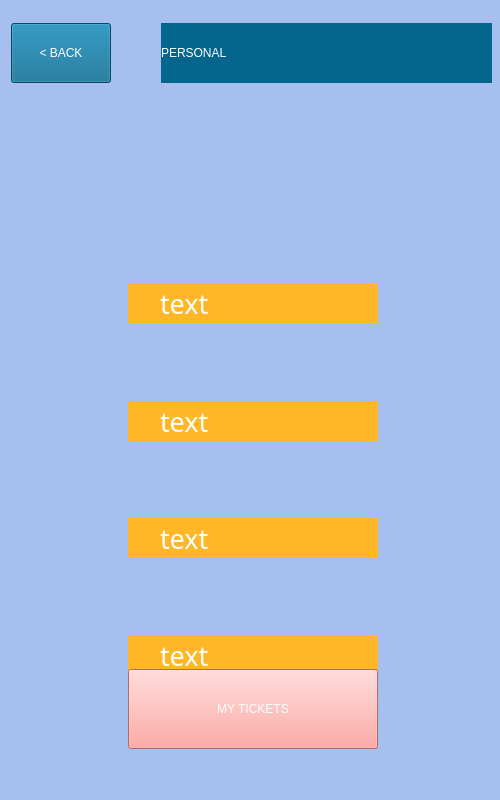
<?xml version="1.0" encoding="UTF-8"?>
<ui version="4.0">
 <class>MainWindow</class>
 <widget class="QMainWindow" name="MainWindow">
  <property name="geometry">
   <rect>
    <x>0</x>
    <y>0</y>
    <width>500</width>
    <height>800</height>
   </rect>
  </property>
  <property name="windowTitle">
   <string>MainWindow</string>
  </property>
  <property name="styleSheet">
   <string notr="true">background-color: rgb(167, 191, 238);</string>
  </property>
  <widget class="QWidget" name="centralwidget">
   <widget class="QWidget" name="layoutWidget">
    <property name="geometry">
     <rect>
      <x>1</x>
      <y>3</y>
      <width>503</width>
      <height>796</height>
     </rect>
    </property>
    <layout class="QVBoxLayout" name="verticalLayout_2">
     <property name="spacing">
      <number>200</number>
     </property>
     <property name="bottomMargin">
      <number>50</number>
     </property>
     <item>
      <layout class="QHBoxLayout" name="top_layout">
       <property name="spacing">
        <number>50</number>
       </property>
       <property name="leftMargin">
        <number>10</number>
       </property>
       <property name="topMargin">
        <number>20</number>
       </property>
       <property name="rightMargin">
        <number>10</number>
       </property>
       <item>
        <widget class="QPushButton" name="back_top_but">
         <property name="minimumSize">
          <size>
           <width>100</width>
           <height>60</height>
          </size>
         </property>
         <property name="maximumSize">
          <size>
           <width>100</width>
           <height>16777215</height>
          </size>
         </property>
         <property name="styleSheet">
          <string notr="true">background-color: #05668D;
font: 15pt  &quot;Stencil&quot;;
color: white;</string>
         </property>
         <property name="text">
          <string>&lt; BACK</string>
         </property>
        </widget>
       </item>
       <item>
        <widget class="QLabel" name="top_label_personal">
         <property name="minimumSize">
          <size>
           <width>331</width>
           <height>60</height>
          </size>
         </property>
         <property name="maximumSize">
          <size>
           <width>331</width>
           <height>60</height>
          </size>
         </property>
         <property name="styleSheet">
          <string notr="true">background-color: rgb(5, 102, 141);
font: 36pt &quot;Stencil&quot;;
color: white;</string>
         </property>
         <property name="text">
          <string>PERSONAL</string>
         </property>
        </widget>
       </item>
      </layout>
     </item>
     <item>
      <layout class="QHBoxLayout" name="horizontalLayout">
       <item>
        <spacer name="horizontalSpacer">
         <property name="orientation">
          <enum>Qt::Horizontal</enum>
         </property>
         <property name="sizeHint" stdset="0">
          <size>
           <width>40</width>
           <height>20</height>
          </size>
         </property>
        </spacer>
       </item>
       <item>
        <layout class="QVBoxLayout" name="verticalLayout">
         <item>
          <widget class="QLabel" name="0">
           <property name="minimumSize">
            <size>
             <width>250</width>
             <height>40</height>
            </size>
           </property>
           <property name="maximumSize">
            <size>
             <width>16777215</width>
             <height>40</height>
            </size>
           </property>
           <property name="font">
            <font>
             <family>Stencil</family>
             <pointsize>20</pointsize>
             <weight>50</weight>
             <italic>false</italic>
             <bold>false</bold>
             <kerning>true</kerning>
            </font>
           </property>
           <property name="styleSheet">
            <string notr="true">background-color: #FFB627;
font: 20pt  &quot;Stencil&quot;;
color: white;
padding-left: 25px;</string>
           </property>
           <property name="text">
            <string>text</string>
           </property>
          </widget>
         </item>
         <item>
          <widget class="QLabel" name="label_6">
           <property name="minimumSize">
            <size>
             <width>250</width>
             <height>40</height>
            </size>
           </property>
           <property name="maximumSize">
            <size>
             <width>16777215</width>
             <height>40</height>
            </size>
           </property>
           <property name="font">
            <font>
             <family>Stencil</family>
             <pointsize>20</pointsize>
             <weight>50</weight>
             <italic>false</italic>
             <bold>false</bold>
             <kerning>true</kerning>
            </font>
           </property>
           <property name="styleSheet">
            <string notr="true">background-color: #FFB627;
font: 20pt  &quot;Stencil&quot;;
color: white;
padding-left: 25px;</string>
           </property>
           <property name="text">
            <string>text</string>
           </property>
          </widget>
         </item>
         <item>
          <widget class="QLabel" name="label_7">
           <property name="minimumSize">
            <size>
             <width>250</width>
             <height>40</height>
            </size>
           </property>
           <property name="maximumSize">
            <size>
             <width>16777215</width>
             <height>40</height>
            </size>
           </property>
           <property name="font">
            <font>
             <family>Stencil</family>
             <pointsize>20</pointsize>
             <weight>50</weight>
             <italic>false</italic>
             <bold>false</bold>
             <kerning>true</kerning>
            </font>
           </property>
           <property name="styleSheet">
            <string notr="true">background-color: #FFB627;
font: 20pt  &quot;Stencil&quot;;
color: white;
padding-left: 25px;</string>
           </property>
           <property name="text">
            <string>text</string>
           </property>
          </widget>
         </item>
         <item>
          <widget class="QLabel" name="label_8">
           <property name="minimumSize">
            <size>
             <width>250</width>
             <height>40</height>
            </size>
           </property>
           <property name="maximumSize">
            <size>
             <width>16777215</width>
             <height>40</height>
            </size>
           </property>
           <property name="font">
            <font>
             <family>Stencil</family>
             <pointsize>20</pointsize>
             <weight>50</weight>
             <italic>false</italic>
             <bold>false</bold>
             <kerning>true</kerning>
            </font>
           </property>
           <property name="styleSheet">
            <string notr="true">background-color: #FFB627;
font: 20pt  &quot;Stencil&quot;;
color: white;
padding-left: 25px;</string>
           </property>
           <property name="text">
            <string>text</string>
           </property>
          </widget>
         </item>
        </layout>
       </item>
       <item>
        <spacer name="horizontalSpacer_2">
         <property name="orientation">
          <enum>Qt::Horizontal</enum>
         </property>
         <property name="sizeHint" stdset="0">
          <size>
           <width>40</width>
           <height>20</height>
          </size>
         </property>
        </spacer>
       </item>
      </layout>
     </item>
     <item>
      <layout class="QHBoxLayout" name="horizontalLayout_2">
       <item>
        <spacer name="horizontalSpacer_3">
         <property name="orientation">
          <enum>Qt::Horizontal</enum>
         </property>
         <property name="sizeHint" stdset="0">
          <size>
           <width>40</width>
           <height>20</height>
          </size>
         </property>
        </spacer>
       </item>
       <item>
        <widget class="QPushButton" name="pushButton_6">
         <property name="minimumSize">
          <size>
           <width>250</width>
           <height>80</height>
          </size>
         </property>
         <property name="maximumSize">
          <size>
           <width>250</width>
           <height>80</height>
          </size>
         </property>
         <property name="styleSheet">
          <string notr="true">background-color: rgb(254, 147, 140);
font: 20pt  &quot;Stencil&quot;;
color: white;</string>
         </property>
         <property name="text">
          <string>MY TICKETS</string>
         </property>
        </widget>
       </item>
       <item>
        <spacer name="horizontalSpacer_4">
         <property name="orientation">
          <enum>Qt::Horizontal</enum>
         </property>
         <property name="sizeHint" stdset="0">
          <size>
           <width>40</width>
           <height>20</height>
          </size>
         </property>
        </spacer>
       </item>
      </layout>
     </item>
    </layout>
   </widget>
  </widget>
  <widget class="QStatusBar" name="statusbar"/>
 </widget>
 <resources/>
 <connections/>
</ui>
